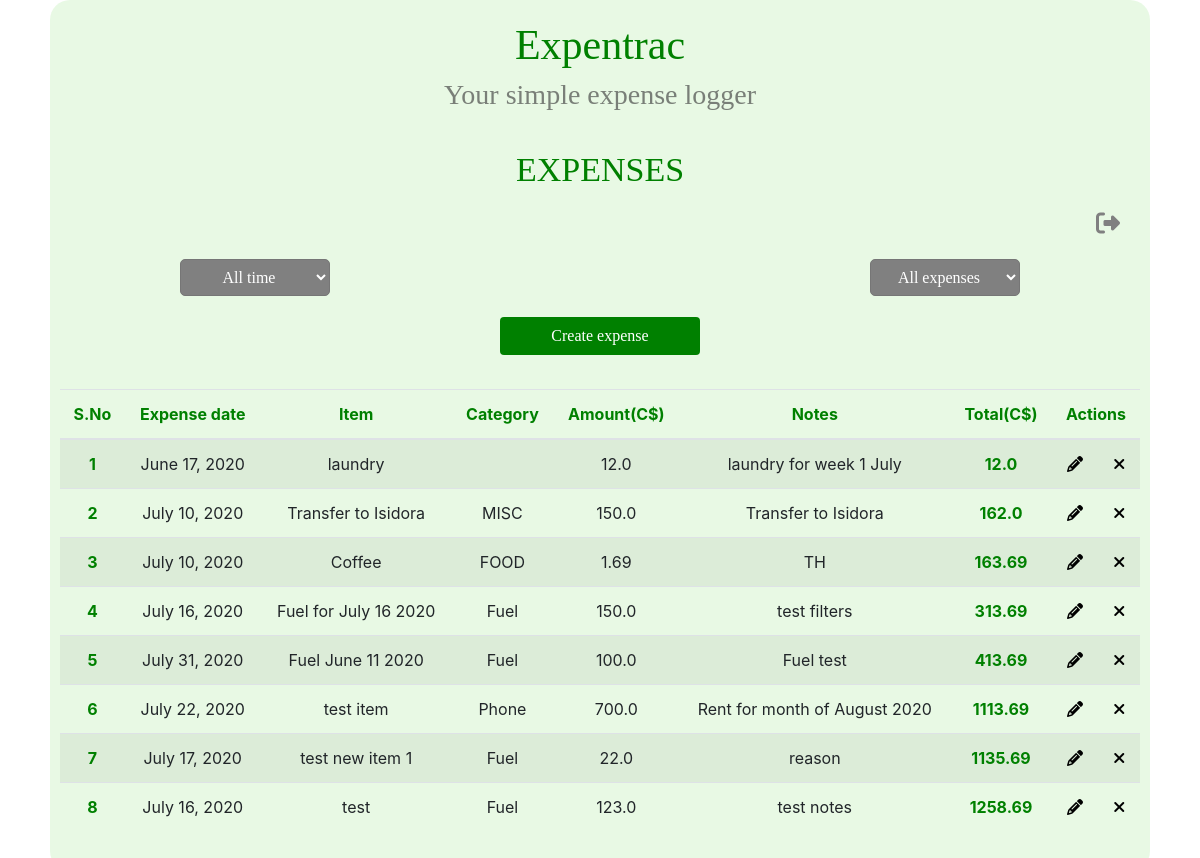
The page /tracker/sandsouza (signed in) on the database as committed earlier.
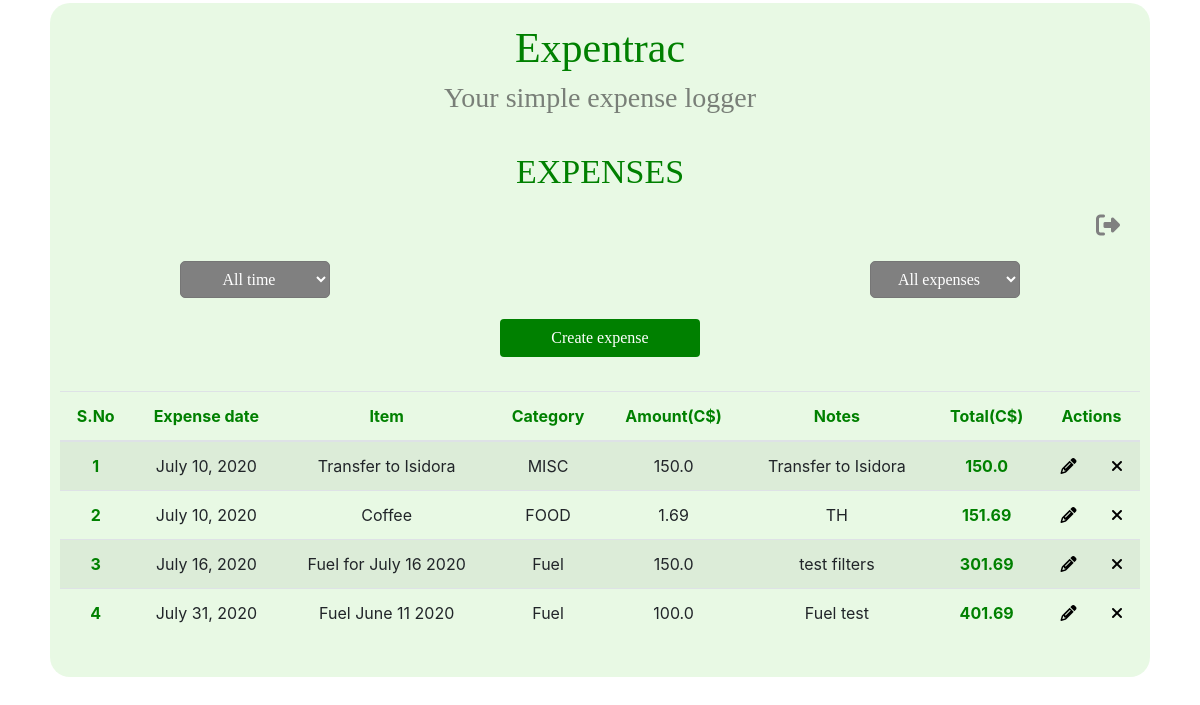
The same page on the database as committed later.
### tracker/models.py (models this page shows, shortened)
class Expense(models.Model):
    user = models.ForeignKey(settings.AUTH_USER_MODEL, default=0, on_delete=models.CASCADE)
    CATEGORY_CHOICES = [
        ("Clothing", "Clothing"),
        ("Food", "Food"),
        ("Fuel", "Fuel"),
        ("Rent", "Rent"),
        ("Utilities", "Utilities"),
        ("Phone", "Phone"),
        ("Education", "Education"),
        ("Miscellaneous", "Miscellaneous"),
    ]
    date = models.DateField('Date of expense', null=True)   # saved in format yyyy-mm-dd
    item = models.CharField(max_length=100, null=False, blank=False)
    category = models.CharField(max_length=20, choices=CATEGORY_CHOICES, null=True, blank=True)
    amount = models.FloatField(null=False, blank=False)
    notes = models.CharField(max_length=200, null=True, blank=True)

### tracker/views.py (the view)
# urls.py: path('tracker/<username>', views.tracker_page, name='tracker'),
@login_required()
def tracker_page(request, username):
    month_year = []
    categories = [verb_cat for code, verb_cat in Expense.CATEGORY_CHOICES]
    data = Expense.objects.filter(user=User.objects.get(username=username))
    for exp_item in data:  # get the month and year of each exp item and append to the list for the filters
        m = get_month(exp_item.date)
        y = get_year(exp_item.date)
        month_year.append(str(m)+" "+str(y))
    month_year = set(month_year)  # remove duplicates
    initial = 0
    for exp_item in data:
        total_after_exp = initial + exp_item.amount
        initial = initial + exp_item.amount
        exp_item.total_after_expense = total_after_exp   # adding another attribute to the object : total_after_expense
    if request.user.username == username:   # if the user changes the URL unwittingly or otherwise to that of another user, the page would require a login
        return shortcuts.render(request, 'tracker/trackerTable.html', {'categories': categories, 'month_year': month_year, 'object_list': data})
    else:
        return HttpResponseRedirect('/')

### tracker/views.py (called while the page is built)
def get_month(date):
    return calendar.month_name[date.month]

def get_year(date):
    return date.year

### tracker/templates/tracker/trackerTable.html (shortened to what this page needs)
{% extends "./base.html" %}
    {% block title %} EXPENSES {% endblock title %}
    {% block content %}
    <div class="logout"> <a href="/logout"><i class="fa fa-sign-out" aria-hidden="true" title="Logout" id="logout"></i> </a></div>
    <div class="filt_container">
        <div class="select-div month">
            <select id="month_filter" onchange="filt_function_month()" class='form-control1'>
                <option selected> All time </option>
            </select>
        </div>
        <div class="select-div category">
            <select id="category_filter" onchange="filt_function_category()" class='form-control1'>
                <option selected >All expenses</option>
            </select>
        </div>
    </div>
    <button id="create-expense" class="btn" type="button" name="button">Create expense</button>
    <table id="table" class="table table-striped">
        <thead>
        <tr>
            <th scope="col">S.No</th>
            <th scope="col">Expense date</th>
            <th scope="col">Item</th>
            <th scope="col">Category</th>
            <th scope="col">Amount(C$)</th>
            <th scope="col">Notes</th>
            <th scope="col">Total(C$)</th>
            <th colspan="2">Actions</th>
        </tr>
      </thead>
      <tbody>
          {% for tracker in object_list %}
                <tr id={{ tracker.id }}>
                    <th scope="row">{{ forloop.counter }}</th>
                    <td>{{ tracker.date }}</td>
                    <td>{{ tracker.item }}</td>
                    <td>{{ tracker.category }}</td>
                    <td>{{ tracker.amount }}</td>
                    <td>{{ tracker.notes }}</td>
                    <td style="color: green;"><strong>{{ tracker.total_after_expense }}</strong></td>
                    <td> <a class="tracker_controls1" id="c"><i class="fa fa-pencil edit-expense " title="Edit" data-form-url="{% url 'tracker_row_edit' tracker.id %}"></i></a></td>
                    <td> <a href="{% url 'tracker_row_delete' id=tracker.id %}" class="tracker_controls2" id="d"><i class="fa fa-times del-expense" title="Delete"></i></a></td>
                </tr>
            {% endfor %}
      </tbody>
    </table>
    {% endblock content %}

Rows that differ between the two databases and show on the page:
removed Expense: date "June 17, 2020", item "laundry", amount "12.0", notes "laundry for week 1 July", total_after_expense "12.0"
removed Expense: date "July 22, 2020", item "test item", category "Phone", amount "700.0", notes "Rent for month of August 2020", total_after_expense "1113.69"
removed Expense: date "July 17, 2020", item "test new item 1", category "Fuel", amount "22.0", notes "reason", total_after_expense "1135.69"
removed Expense: date "July 16, 2020", item "test", category "Fuel", amount "123.0", notes "test notes", total_after_expense "1258.69"
computed for Expense "Transfer to Isidora": total_after_expense "162.0" → "150.0"
computed for Expense "Coffee": total_after_expense "163.69" → "151.69"
computed for Expense "July 16, 2020": total_after_expense "313.69" → "301.69"
computed for Expense "July 31, 2020": total_after_expense "413.69" → "401.69"
